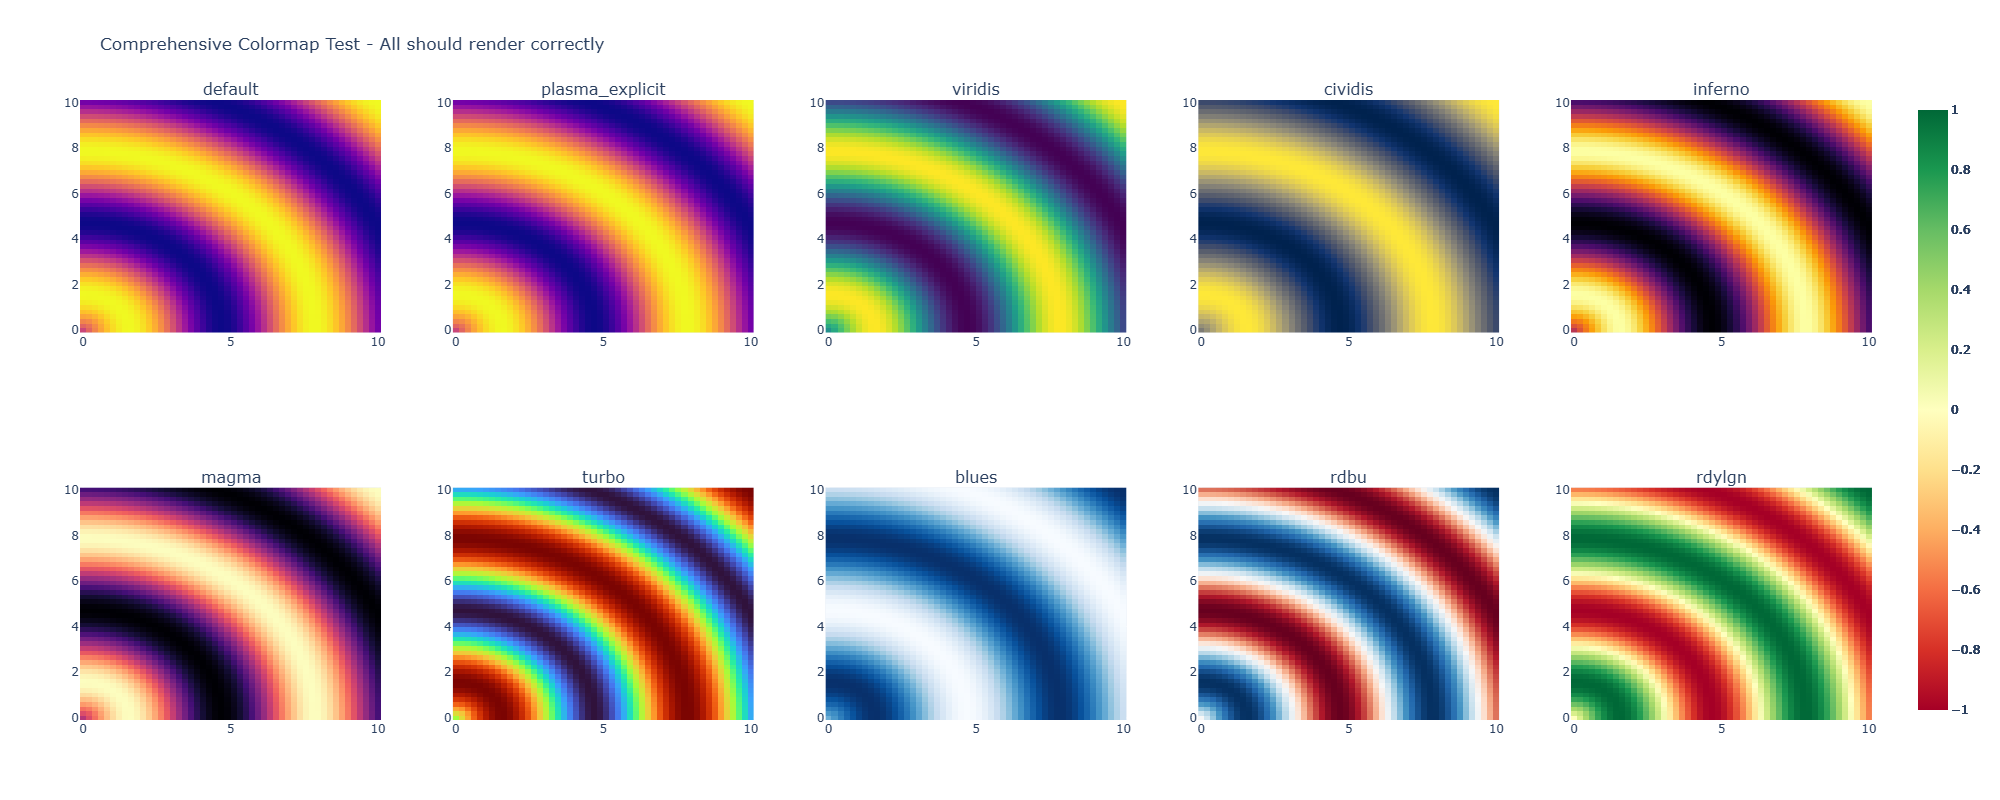

Source code (Python):
"""Comprehensive test of all colormap functionality."""
import sys
sys.path.insert(0, r'C:\cqc\qplotly')

import qplotly
import numpy as np

# Create test data
x = np.linspace(0, 10, 50)
y = np.linspace(0, 10, 50)
X, Y = np.meshgrid(x, y)
Z = np.sin(np.sqrt(X**2 + Y**2))

print("Running comprehensive colormap tests...\n")

# Test various colormaps
colormaps_to_test = [
    (None, 'default'),  # Should use Plasma
    ('Plasma', 'plasma_explicit'),
    ('Viridis', 'viridis'),
    ('Cividis', 'cividis'),
    ('Inferno', 'inferno'),
    ('Magma', 'magma'),
    ('Turbo', 'turbo'),
    ('Blues', 'blues'),
    ('RdBu', 'rdbu'),
    ('RdYlGn', 'rdylgn'),
]

fig, axes = qplotly.subplots(2, 5, figsize=(20, 8),
                              subplot_titles=[name for _, name in colormaps_to_test])

for idx, (cmap, name) in enumerate(colormaps_to_test):
    row = idx // 5
    col = idx % 5
    ax = axes[row][col]

    if cmap is None:
        ax.pcolormesh(x, y, Z)  # Use default
        print(f"[OK] {name}: using default (should be Plasma)")
    else:
        ax.pcolormesh(x, y, Z, cmap=cmap)
        print(f"[OK] {name}: explicitly set to {cmap}")

fig.suptitle('Comprehensive Colormap Test - All should render correctly')
fig.savefig(r'C:\cqc\qplotly\colormap_debugging\comprehensive_test.png',
            width=2000, height=800)

print("\nComprehensive test complete!")
print("Saved: comprehensive_test.png")
print("\nAll colormaps rendered successfully!")
